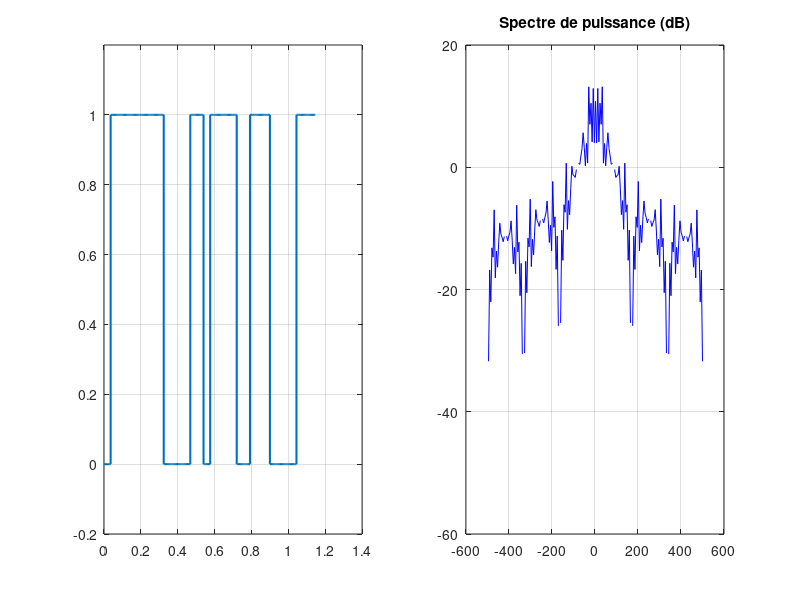
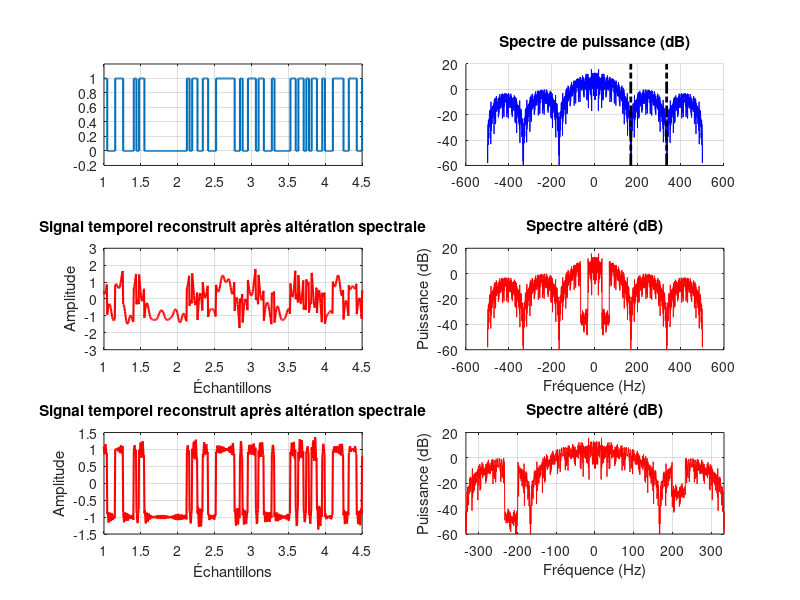

The MATLAB script that drew these images, in order: (Note: this script raises an error after producing the figures.)
clear all;
clc;

%% Partie 1
N = 32;     
Fe = 1000;     
Te = 1/Fe;    
sampPbit = 6;
Fb = Fe/sampPbit;
t = [0:N*sampPbit-1]/Fb;
bits = randi([0 1], 1, N);
NRZ = repmat(bits(:),1,sampPbit)';
NRZ = NRZ(:)';

figure(1);clf;
subplot(1,2,1);
stairs(t,NRZ, 'LineWidth', 1.5);
ylim([-0.2 1.2]);
grid on;

signal = 2*NRZ - 1; % Conversion en ±1 pour enlever la raie centrale
Fsig = fft(signal);
freq = linspace(-Fe/2, Fe/2, sampPbit*N);
DSP = fftshift(abs(Fsig)).^2 / (sampPbit*N);

subplot(1,2,2);
plot(freq, 10*log10(DSP), 'b');
title('Spectre de puissance (dB)');
grid on;
ylim([-60,20]);

%% Partie 2
N = 320;     
Fe = 1000;     
Te = 1/Fe;    
sampPbit = 6;
Fb = Fe/sampPbit;
t = [0:N*sampPbit-1]/Fb;
bits = randi([0 1], 1, N);
NRZ = repmat(bits(:),1,sampPbit)';
NRZ = NRZ(:)';

fn1 = Fe/sampPbit;

figure(2);clf;
subplot(3,2,1);
stairs(t,NRZ, 'LineWidth', 1.5);
ylim([-0.2 1.2]);
xlim([1,4.5]);
grid on;

signal = 2*NRZ - 1; % Conversion en ±1 pour enlever la raie centrale
Fsig = fft(signal);
freq = linspace(-Fe/2, Fe/2, sampPbit*N);
DSP = fftshift(abs(Fsig)).^2 / (sampPbit*N);

subplot(3,2,2);hold on;
plot(freq, 10*log10(DSP), 'b');
yl=ylim();
plot([fn1,fn1],yl,'k-..','linewidth',2);
plot(2*[fn1,fn1],yl,'k-..','linewidth',2);
title('Spectre de puissance (dB)');
grid on;
ylim([-60,20]);
%% Partie 3
largeur_alteration = 20/100; % Largeur relative a f_n1
position_alteration = 20/100; % Largeur relative a f_n1

idxInf = round(position_alteration*N);
idxSup = round((position_alteration+position_alteration)*N);
spectre_altere = Fsig;
spectre_altere(idxInf:idxSup) = spectre_altere(idxInf:idxSup) / 100;
spectre_altere(N*sampPbit+1-idxInf:-1:N*sampPbit+1-idxSup) = spectre_altere(N*sampPbit+1-idxInf:-1:N*sampPbit+1-idxSup) / 100;
DSP_altere = fftshift(abs(spectre_altere).^2 / (sampPbit*N));

figure(2);
subplot(3,2,4);
plot(freq, 10*log10(DSP_altere), 'r');
title('Spectre altéré (dB)');
xlabel('Fréquence (Hz)');
ylabel('Puissance (dB)');
ylim([-60,20]);
% xlim([-fn1,fn1]);
grid on;

signal_altere = real(ifft(spectre_altere));
subplot(3,2,3);
plot(t,signal_altere, 'r','LineWidth', 1.5);
xlim([1,4.5]);
title('Signal temporel reconstruit après altération spectrale');
xlabel('Échantillons');
ylabel('Amplitude');
grid on;

idxInf = N+round(position_alteration*N);
idxSup = N+round((position_alteration+position_alteration)*N);
spectre_altere = Fsig;
spectre_altere(idxInf:idxSup) = spectre_altere(idxInf:idxSup) / 10;
spectre_altere(N*sampPbit+1-idxInf:-1:N*sampPbit+1-idxSup) = spectre_altere(N*sampPbit+1-idxInf:-1:N*sampPbit+1-idxSup) / 100;
DSP_altere = fftshift(abs(spectre_altere).^2 / (sampPbit*N));

figure(2);
subplot(3,2,6);
plot(freq, 10*log10(DSP_altere), 'r');
title('Spectre altéré (dB)');
xlabel('Fréquence (Hz)');
ylabel('Puissance (dB)');
ylim([-60,20]);
xlim([-2*fn1,2*fn1]);
grid on;

signal_altere = real(ifft(spectre_altere));
subplot(3,2,5);
plot(t,signal_altere, 'r','LineWidth', 1.5);
xlim([1,4.5]);
title('Signal temporel reconstruit après altération spectrale');
xlabel('Échantillons');
ylabel('Amplitude');
grid on;

%% Partie 4.A
N = 100;% N caractaires ASCII     
bitPword = 4;
message = randi([0,255],[1,N]);% texte au hasard
    s_m   = myMess2binMat(message,bitPword);
    [M,L] = size(s_m);  % M est le nombre de sous porteuses
                        % L est le nombre de bits par mot
                        % 2^L indique la taille de la constellation
                        % réalisée ici en QAM
    vals   = bin2dec(char(s_m+48));
    x_QAM  = myQAMmod(vals,L);

figure(3);clf;hold on;
    plot(x_QAM,"-");
    plot(x_QAM,"r*");

%% Partie 4.B
message = '[Master ELISE sem2§]'
s_m   = myMess2binMat(message,L);
    [M,L] = size(s_m);  % M est le nombre de sous porteuses
                        % L est le nombre de bits par mot
                        % L indique la taille de la constellation
                        % réalisée ici en QAM
    vals   = bin2dec(char(s_m+48));
    X_m  = myQAMmod(vals,L);
    x_m  = ifft(X_m);
    Isignal = real(x_m);
    Qsignal = imag(x_m);
    

figure(4);clf;
subplot(2,1,1);
    stem(Isignal);
    ylim([-0.5,0.5]);
subplot(2,1,2);
    stem(Qsignal);
    ylim([-0.5,0.5]);
xlim([0,M+1]);

%% Partie 4.C
for SNR = 10:2:20
    disp(['SNRdB = ',num2str(SNR)]);
    Y_QAM = myAwgn(x_m,SNR);
    
    x_QAM = fft(Y_QAM);
    message_w = myQAMdemod(x_QAM,L);
    messageR = reshape(message_w',2,length(x_m)/2);
    messageR = char(messageR(1,:)*16+messageR(2,:));
    if strcmp(messageR,message)
        disp(messageR);
    else
        disp("le message reçu comporte des erreurs :");
        disp(messageR);
    end
end
%% Partie 4.D
Ntest = 100;% 1000 si vous avez le temps
SNRlist = 10:0.1:20;
echec = zeros(1,length(SNRlist));
for SNRit = 1:length(SNRlist)
    SNR = SNRlist(SNRit);
    for it=1:Ntest
        Y_QAM = myAwgn(x_m,SNR);
        x_QAM = fft(Y_QAM);
        message_w = myQAMdemod(x_QAM,bitPword);
        messageR = reshape(message_w',2,length(x_m)/2);
        messageR = char(messageR(1,:)*16+messageR(2,:));
        if ~strcmp(messageR,message)
            echec(SNRit)=echec(SNRit)+1;
        end
    end
end
echec=echec/Ntest;

figure(5);clf;hold on;
    plot(SNRlist,echec*100, 'b','linewidth',2);
    ylabel("echec (%)");
    xlabel('SNR (dB)');
    grid on
%% Partie A.E
message = 'Master1 ELISE';
bitPword = 4;
len_mess = length(message)*2;

M   = 5;
h   = hammgen(M);
N   = 2^M-1;
K   = N-M;

message_b = dec2bin(message+0,8)-48;
message_b = reshape(message_b',4,len_mess);

encMessage = encode(message_b,N,K,'hamming/binary')';

message_w = bin2dec(char(encMessage+48));
x_QAM = myQAMmod(message_w,bitPword);
y_QAM = ifft(x_QAM);
Signal = real(y_QAM);
figure(6);
    stem(Signal);
xlim([0,N+1]);


Y_QAM = myAwgn(y_QAM,40);
x_QAM = fft(Y_QAM);
message_w = myQAMdemod(x_QAM,bitPword);
message_b = dec2bin(message_w,bitPword)-48;
decMmessage = decode(message_b',N,K,'hamming/binary')';
messageR = reshape(decMmessage',8,len_mess/2)';
messageR = char(bin2dec(char(messageR+48)))';
if strcmp(messageR,message)
    disp(messageR);
    disp('reçu 5/5');
else
    disp("le message reçu comporte des erreurs :");
    disp(messageR);
end
% maintenant on fait varier le SNRdB pour voir si le décodage s'améliore
Ntest = 100;% 1000 si vous avez le temps
SNRlist = 10:0.1:20;
echec = zeros(1,length(SNRlist));
for SNRit = 1:length(SNRlist)
    SNR = SNRlist(SNRit);
    for it=1:Ntest
        Y_QAM = myAwgn(y_QAM,SNR);
        x_QAM = fft(Y_QAM);
        message_w = myQAMdemod(x_QAM,bitPword);
        message_b = dec2bin(message_w,bitPword)-48;
        decMmessage = decode(message_b',N,K,'hamming/binary')';
        messageR = reshape(decMmessage',8,len_mess/2)';
        messageR = char(bin2dec(char(messageR+48)))';
        if ~strcmp(messageR,message)
            echec(SNRit)=echec(SNRit)+1;
        end
    end
end
echec=echec/Ntest;
figure(5);hold on;
    plot(SNRlist,echec*100,'r','linewidth',2);
    ylabel("echec (%)");
    xlabel('SNR (dB)');
    legend({'OFDM','COFDM'});    
    grid on

%% Partie 5.

SNR = 40;% dB
message = 'Master1 ELISE';
bitPword = 4;
M = length(message)*2;

m   = 5;
h   = hammgen(m);
N   = 2^m-1;
K   = N-m;

message_b = dec2bin(message+0,8)-48;
message_b = reshape(message_b',4,M);

encMessage = encode(message_b,N,K,'hamming/binary')';

message_w = bin2dec(char(encMessage+48));
x_QAM = myQAMmod(message_w,bitPword);
clf
    % Configurer les trajets et les movements 
    pathDelays      = [0     2      2     ]; % délai causés par trajet en échantillon
    pathGains       = [1     0.2    0.15  ]; % gain complexe de chaque trajet
    pathDopplers    = [0    -3      3     ]; % df (Doppler shift) en échantillon
    % pathDelays      = [0]; % délai causés par trajet en échantillon
    % pathGains       = [1]; % gain complexe de chaque trajet
    % pathDopplers    = [0]; % df (Doppler shift) en échantillon
    
    % ici il semble que le premier effet DD correspond à un récépteur
    % immobile et synchronisé en gain et frequence. 
echec = 0;    
for it=1:100    
    Y_QAM = myAwgn(y_QAM,SNR);
    Y_QAMdd = myDopplerMultiChannel(Y_QAM,pathDelays,pathDopplers,pathGains);
    
    x_QAM = fft(Y_QAMdd);
    message_w = myQAMdemod(x_QAM,bitPword);
    message_b = dec2bin(message_w,bitPword)-48;
    decMmessage = decode(message_b',N,K,'hamming/binary')';
    messageR = reshape(decMmessage',8,M/2)';
    messageR = char(bin2dec(char(messageR+48)))';
    if ~strcmp(messageR,message)
        echec = echec +1;
    end
end
figure(5);hold on;
xl=xlim();
plot(xl,[echec,echec],'m-..', 'LineWidth',2,'DisplayName','COFDM canal effet DD');
% on remarque un planché d'erreur de transmission autour de 30% mais 
% ça devient catastrophique dès que le gain des diffuseurs dépasse 20%
% environ
%% Partie 6.

% On teste ici la modulation démodulation OTFS sans effet DD ni bruit additif

    clc;
    % Verbes de 15 caractères L:P)
    message = { 'aérotransporter','communautariser','contractualiser', ...
                'contre-attaquer','contre-écharner','contre-indiquer', ...
                'contre-profiler','court-circuiter','dactylographier', ...
                'déchristianiser','décollectiviser','décongestionner', ...
                'déconventionner','dépersonnaliser','dépsychiatriser', ...
                'désaisonnaliser','désembouteiller','fonctionnaliser', ...
                'fonctionnariser','fransquillonner','grammaticaliser', ...
                'hélitransporter','imperméabiliser','microprogrammer', ...
                'patrimonialiser','perquisitionner','présélectionner', ...
                'rechristianiser','respectabiliser','responsabiliser', ...
                'syncristalliser','télétransmettre','tire-bouchonner'};
    N = length(message);
    M = length(message{1})*2; % echantillon de 4bit -> utiliser qam16
    L = 4;% 4bits
    
    Fs      = 40e3;      % Fs maxi du R820T = 28 800 000Hz
    Tu      = 40/Fs;     % Durée d'un symbole sans le temps intercalaire contre le ICI
    Tg      = 10/Fs;     % durée du temps intercalaire contre le ICI
    
    SNR     = 40;% en dB
    
    Xdd_kl = zeros(M,N);
    for l=1:N
        symbole    = message{l};
        Xdd_kl(:,l)  = myQAMmod(myMess2ValMat(symbole,L),L);
    end
    
    Xtf_mn = myISFFT(Xdd_kl);
    x = myOFDMmod(Xtf_mn,Fs,Tu,Tg);
    Isignal = real(x);
    Qsignal = imag(x);
    
    figure(7);clf;
        subplot(2,1,1);hold on;
            len = length(x);
            t = [0:len-1]/Fs*1000;
            plot(t,Isignal,'b');
            plot(t,Qsignal,'r');
            xlabel("Temps (ms)");
        subplot(2,1,2);hold on;
            fftIQ = fft(Isignal+1i*Qsignal);
            plot(abs(fftIQ),'b');
    
    y = myAwgn(x,SNR);
    len_mess = N*Fs*(Tu+Tg);% longueur de x
        Ytf_mn = myOFDMdemod(y,M,Fs,Tu,Tg);
        Ydd_kl = mySFFT(Ytf_mn);
        for l=1:N
            ValMat  = myQAMdemod(Ydd_kl(:,l),L);
            symbole = myValMat2Mess(ValMat,L);
            Err = symbole; % Copie de str1
            symbole(symbole ~= message{l}) = '_';   % Remplace les caractères 
                                                    % différents par 'X'
            disp(symbole);
        end
%%
% On encapsule cette procédure mod/demod dans une fonction puis on analyse 
% les effets DD sur un signal pilote sans modulation du code: function myOTFScomm
% ici on considère un niveau SNR très faible

clc
sym                = char(zeros(1,70));
message            = repmat({sym},1,120);
message{60}(20/2) = 1;             % retard de trajet de 20 échantillons (un char = 2symboles de 4bits) et ecart doppler de 60 échantillons
    codeModulation = "none";
    L              = 4;            % 4bits
    M              = length(sym)*8/L;
    N              = length(message);
    Fs             = 100e3;        % Fs maxi du R820T = 28 800 000Hz
    bitRate        = 2;            % samples per bit
    Tu             = bitRate*M/Fs; % Durée d'un symbole sans le temps intercalaire contre le ICI.
    Tg             = 50/Fs;        % durée du temps intercalaire contre le ICI
    SNRdB          = -10;          % en dB

    pathDelays      = [0     2      2   ]*bitRate; % délai causés par trajet en échantillon
    pathGains       = [1     0.2    0.3 ];     % gain complexe de chaque trajet
    pathDopplers    = [0    -3      3   ];     % df (Doppler shift) en échantillon

[~,Ydd_kl,Xdd_kl] = myOTFScomm(message, L, codeModulation, Fs, Tu,...
                          Tg, SNRdB, pathDelays, pathDopplers, pathGains);
figure(8);clf;
    subplot(2,1,1);
        surf(abs(Xdd_kl'),'FaceColor','red','EdgeColor','none');camlight left; lighting phong;
        xlabel('Delai (sample)');
        ylabel('Ecart Doppler (sample)');
    subplot(2,1,2);
        surf(abs(Ydd_kl'),'FaceColor','red','EdgeColor','none');camlight left; lighting phong;
        xlabel('Delai (sample)');
        ylabel('Ecart Doppler (sample)');


% nous allons localiser les piques
sig = abs(Ydd_kl).^2;             % calcul (ou mesure) de la puissance instantanée
sigMean = mean(sig(:));           % calcul (ou mesure) du niveau moyen de puissance 
sigSigma = std(sig(:));           % écart type
sig(abs(sig)<(sigMean+2*sigSigma)) = 0; % araser tout ce qui dépasse P_moy + 2*P_sigma

[gk,xlocs,ylocs]=peaks2(sig);% détecter les piques (script écrit par Kristupas Tikuisis)
[~,idx] = max(gk);
DD_principal = [xlocs(idx),ylocs(idx)];
xlocs(idx)=[];ylocs(idx)=[];
DD_diffuseurs = [xlocs,ylocs];

figure(8);
    subplot(2,1,2);hold on;
    DelayM     = DD_principal(1);
    DopplerM   = DD_principal(2);
    plot3(DelayM,DopplerM,abs(Ydd_kl(DelayM,DopplerM)),'*k');
    DelayD     = DD_diffuseurs(:,1);
    DopplerD   = DD_diffuseurs(:,2);
    for it=1:length(DopplerD)
        plot3(DelayD(it),DopplerD(it),abs(Ydd_kl(DelayD(it),DopplerD(it))),'ok');
    end

% DelayD - DelayM
% DopplerD - DopplerM
disp([DelayM, DopplerM])
disp([DelayD-DelayM, DopplerD-DopplerM])

%%
% On teste ici la modulation démodulation OTFS AVEC effet DD mais toujours avec 
% bruit additif faible

clc
clear message;
for it=1:30
    message{it}= char(randi([0,255],[1,35]));
end
    % message = { 'aérotransporter','communautariser','contractualiser', ...
    %             'contre-attaquer','contre-écharner','contre-indiquer', ...
    %             'contre-profiler','court-circuiter','dactylographier', ...
    %             'déchristianiser','décollectiviser','décongestionner', ...
    %             'déconventionner','dépersonnaliser','dépsychiatriser', ...
    %             'désaisonnaliser','désembouteiller','fonctionnaliser', ...
    %             'fonctionnariser','fransquillonner','grammaticaliser', ...
    %             'hélitransporter','imperméabiliser','microprogrammer', ...
    %             'patrimonialiser','perquisitionner','présélectionner', ...
    %             'rechristianiser','respectabiliser','responsabiliser', ...
    %             'syncristalliser','télétransmettre','tire-bouchonner'};
    L              = 4;         % 4bits
    N = length(message);
    M = length(message{1})*8/L; % echantillon de 4bit -> utiliser qam16
    codeModulation = "QAM";
    Fs             = 100e3;        % Fs maxi du R820T = 28 800 000Hz
    bitRate        = 10;            % samples per bit
    Tu             = bitRate*M/Fs; % Durée d'un symbole sans le temps intercalaire contre le ICI.
    Tg             = 0/Fs;        % durée du temps intercalaire contre le ICI
    SNRdB          = 40;          % en dB

    pathDelays      = [0     4    ]*bitRate; % délai causés par trajet en échantillon
    pathGains       = [1     0.2  ];     % gain complexe de chaque trajet
    pathDopplers    = [0    -5    ];     % df (Doppler shift) en échantillon

[symbols,Ydd_kl,Xdd_kl,~,y] = myOTFScomm(message, L, codeModulation, Fs, Tu,...
                          Tg, SNRdB, pathDelays, pathDopplers, pathGains);
figure(9);clf;
    subplot(2,1,1);
        surf(abs(Xdd_kl),'FaceColor','cyan','EdgeColor','none');camlight left; lighting phong;
    subplot(2,1,2);
        surf(abs(Ydd_kl),'FaceColor','cyan','EdgeColor','none');camlight left; lighting phong;

figure(10);clf;
    subplot(1,2,1);
        plot(Ydd_kl,'*');
        axis equal
        xlim([-1.5,1.5]);
        ylim([-1.5,1.5]);

 % On suppose qu'aver la technique du pilote on ait estimer les effets DD
 % du canal
Mreel = (Tu+Tg)*Fs;
 G = myGmatrix(Mreel,N,pathDelays,pathDopplers,pathGains);
 noiseLevel = 10^(-SNRdB/10);
 y_tilde = ((G'*G)+eye(Mreel*N)*noiseLevel) \ (G'*y); 


    % Ytf_mn = myDopplerMultiChannel(y,-pathDelays,-pathDopplers,pathGains);

        Ytf_mn = myOFDMdemod(y_tilde,M,Fs,Tu,Tg);
        Ydd_kl_tilde = mySFFT(Ytf_mn);
    subplot(1,2,2);
        plot(Ydd_kl_tilde,'*');
        axis equal
        xlim([-1.5,1.5]);
        ylim([-1.5,1.5]);
